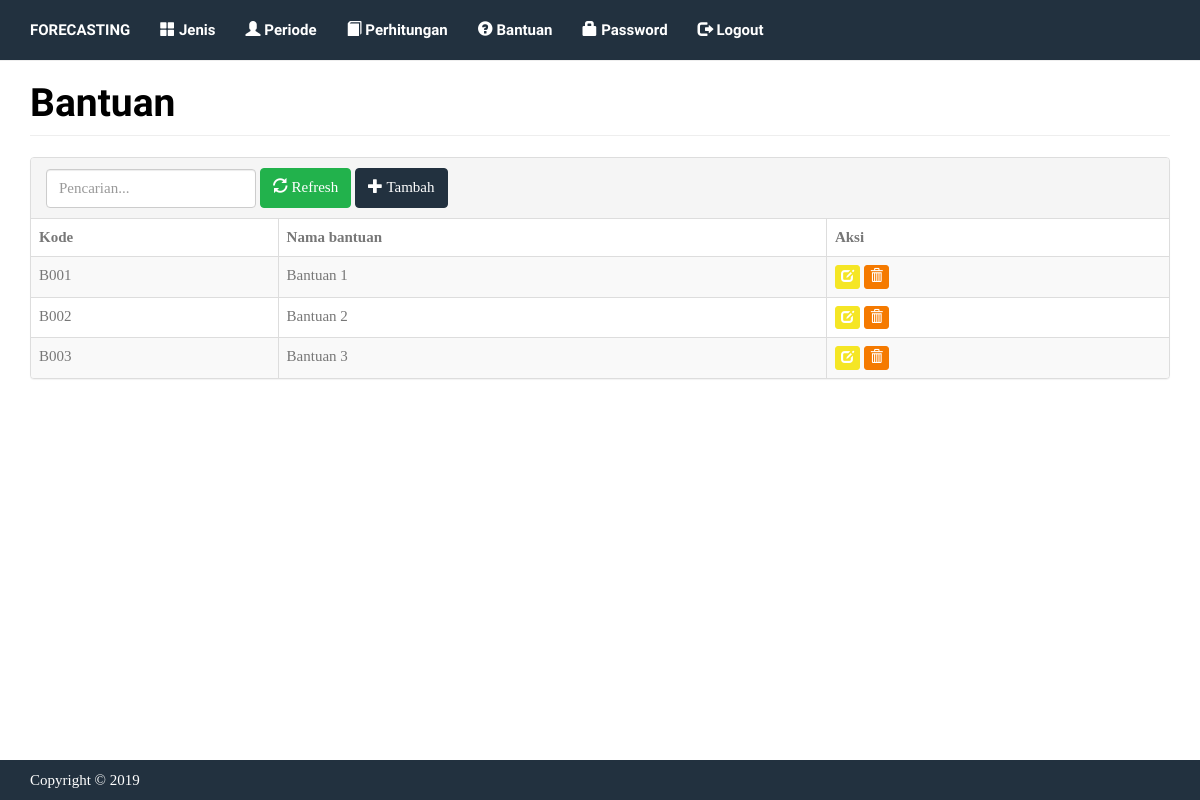
Page /index.php?m=bantuan (signed in) on the committed database.
### tables this page shows
CREATE TABLE `tb_bantuan` (
  `kode_bantuan` varchar(16) NOT NULL,
  `nama_bantuan` varchar(255) DEFAULT NULL,
  `keterangan` text
);

### config.php (called while the page is built)
<?php
$config["server"]='localhost';
$config["username"]='root';
$config["password"]='';
$config["database_name"]='tugasakhir_forecasting';

### includes/ez_sql_core.php (called while the page is built, shortened)
<?php
	class ezSQLcore
	{
		var $timers           = array();
		function get_host_port( $host, $default = false )
		{
			$port = $default;
			return array( $host, $port );
		}
		function flush()
		{
			$this->last_result = array();
		}
		function get_results($query=null, $output = OBJECT)
		{
			if ( $query )
			{
				$this->query($query);
			}
			if ( $output == OBJECT )
			{
				return $this->last_result;
			}
		}
		function timer_get_cur()
		{
			list($usec, $sec) = explode(" ",microtime());
			return ((float)$usec + (float)$sec);
		}
		function timer_start($timer_name)
		{
			$this->timers[$timer_name] = $this->timer_get_cur();
		}
		function timer_elapsed($timer_name)
		{
			return round($this->timer_get_cur() - $this->timers[$timer_name],2);
		}
	}

### functions.php (called while the page is built, shortened)
<?php
include 'config.php';
include'includes/ez_sql_core.php';
include'includes/ez_sql_mysqli.php';
$db = new ezSQL_mysqli($config[username], $config[password], $config[database_name], $config[server]);
include'includes/general.php';
$rows = $db->get_results("SELECT kode_periode, nama_periode FROM tb_periode ORDER BY kode_periode");

### includes/general.php (called while the page is built, shortened)
<?php
function esc_field($str){
    if (!get_magic_quotes_gpc())
        return addslashes($str);
    else
        return $str;
}

### includes/ez_sql_mysqli.php (called while the page is built, shortened)
<?php
	$ezsql_mysqli_str = array
	(
		1 => 'Require $dbuser and $dbpassword to connect to a database server',
		2 => 'Error establishing mySQLi database connection. Correct user/password? Correct hostname? Database server running?',
		3 => 'Require $dbname to SELECT a database',
		4 => 'mySQLi database connection is not active',
		5 => 'Unexpected error while trying to SELECT database'
	);
	class ezSQL_mysqli extends ezSQLcore
	{
		function connect($dbuser='', $dbpassword='', $dbhost='localhost', $dbport=false)
		{
			global $ezsql_mysqli_str; $return_val = false;
			if ( ! $dbuser )
			{
				$this->register_error($ezsql_mysqli_str[1].' in '.__FILE__.' on line '.__LINE__);
				$this->show_errors ? trigger_error($ezsql_mysqli_str[1],E_USER_WARNING) : null;
			}
			else
			{
				$this->dbh = new mysqli($dbhost,$dbuser,$dbpassword, '', $dbport);
				if( $this->dbh->connect_errno )
				{
					$this->register_error($ezsql_mysqli_str[2].' in '.__FILE__.' on line '.__LINE__);
					$this->show_errors ? trigger_error($ezsql_mysqli_str[2],E_USER_WARNING) : null;
				}
				else
				{
					$return_val = true;
				}
			}
			return $return_val;
		}
		function query($query)
		{
			$return_val = 0;
			$query = trim($query);
			$this->result = @$this->dbh->query($query);
			if ( preg_match("/^(insert|delete|update|replace|truncate|drop|create|alter|begin|commit|rollback|set|lock|unlock|call)/i",$query) )
			{
				$is_insert = true;
				$this->rows_affected = @$this->dbh->affected_rows;
				if ( preg_match("/^(insert|replace)\s+/i",$query) )
				{
					$this->insert_id = @$this->dbh->insert_id;
				}
				$return_val = $this->rows_affected;
			}
			else
			{
				$is_insert = false;
				$i=0;
				$num_rows=0;
				while ( $row = @$this->result->fetch_object() )
				{
					$num_rows++;
				}
				$this->num_rows = $num_rows;
				$return_val = $this->num_rows;
			}
			return $return_val;
		}
	}

### bantuan.php (the view, shortened to what this page needs)
<div class="page-header">
    <h1>Bantuan</h1>
</div>
<div class="panel panel-default">
    <div class="panel-heading">
        <form class="form-inline">
            <div class="form-group">
                    <input class="form-control" type="text" name="q" value="<?=$_GET[q]?>" placeholder="Pencarian..." />
                </div>
            <div class="form-group">
                <button class="btn btn-success"><span class="glyphicon glyphicon-refresh"></span> Refresh</a>
            </div>
            <div class="form-group">
                <a class="btn btn-primary" href="?m=bantuan_tambah"><span class="glyphicon glyphicon-plus"></span> Tambah</a>
            </div>
        </form>
    </div>
    <div class="table-responsive">
        <table class="table table-bordered table-hover table-striped">
        <thead>
            <tr class="nw">
                <th>Kode</th>
                <th>Nama bantuan</th>
                <th>Aksi</th>
            </tr>
        </thead>
        <?php
        $q = esc_field($_GET['q']);
        $rows = $db->get_results("SELECT *
            FROM tb_bantuan WHERE nama_bantuan LIKE '%$q%'
            ORDER BY kode_bantuan");
        foreach($rows as $row):?>
        <tr>
            <td><?=$row->kode_bantuan?></td>
            <td><?=$row->nama_bantuan?></td>
            <td class="nw">
                <a class="btn btn-xs btn-warning" href="?m=bantuan_ubah&ID=<?=$row->kode_bantuan?>"><span class="glyphicon glyphicon-edit"></span></a>
                <a class="btn btn-xs btn-danger" href="aksi.php?act=bantuan_hapus&ID=<?=$row->kode_bantuan?>" onclick="return confirm('Hapus data?')"><span class="glyphicon glyphicon-trash"></span></a>
            </td>
        </tr>
        <?php endforeach;
        ?>
        </table>
    </div>
</div>

### assets/css/general.css (style rules this page uses)
html { position: relative; min-height: 100%; }
body { margin-bottom: 70px; }
.nw { white-space: nowrap; }
.page-header { margin-top: 0; padding-bottom: 0; }
.page-header h1 { margin-top: 0; }

### rows in the picture
tb_bantuan: kode_bantuan "B001", nama_bantuan "Bantuan 1"
tb_bantuan: kode_bantuan "B002", nama_bantuan "Bantuan 2"
tb_bantuan: kode_bantuan "B003", nama_bantuan "Bantuan 3"
